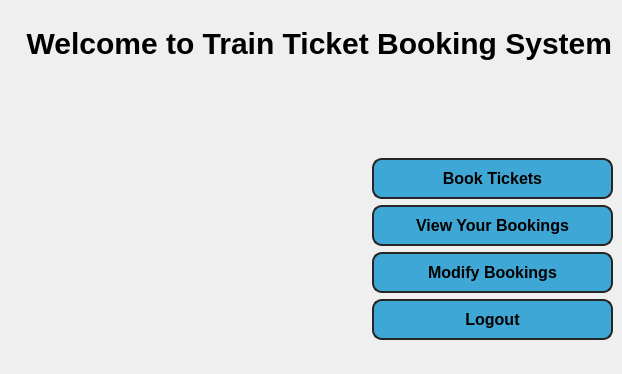
<?xml version="1.0" encoding="UTF-8"?>
<ui version="4.0">
 <class>MainWindow</class>
 <widget class="QMainWindow" name="MainWindow">
  <property name="geometry">
   <rect>
    <x>0</x>
    <y>0</y>
    <width>622</width>
    <height>374</height>
   </rect>
  </property>
  <property name="windowTitle">
   <string>MainWindow</string>
  </property>
  <widget class="QWidget" name="centralwidget">
   <layout class="QVBoxLayout" name="verticalLayout_2">
    <item>
     <widget class="QLabel" name="label">
      <property name="styleSheet">
       <string notr="true">QLabel{
font-size:30px;
color:black;
font-weight: bold;
}</string>
      </property>
      <property name="text">
       <string>  Welcome to Train Ticket Booking System</string>
      </property>
      <property name="alignment">
       <set>Qt::AlignmentFlag::AlignCenter</set>
      </property>
     </widget>
    </item>
    <item>
     <widget class="QLabel" name="label_2">
      <property name="text">
       <string/>
      </property>
     </widget>
    </item>
    <item>
     <layout class="QHBoxLayout" name="horizontalLayout">
      <item>
       <spacer name="horizontalSpacer">
        <property name="orientation">
         <enum>Qt::Orientation::Horizontal</enum>
        </property>
        <property name="sizeHint" stdset="0">
         <size>
          <width>40</width>
          <height>20</height>
         </size>
        </property>
       </spacer>
      </item>
      <item>
       <layout class="QVBoxLayout" name="verticalLayout">
        <item>
         <widget class="QPushButton" name="pushButton">
          <property name="minimumSize">
           <size>
            <width>241</width>
            <height>41</height>
           </size>
          </property>
          <property name="font">
           <font>
            <pointsize>12</pointsize>
            <bold>true</bold>
           </font>
          </property>
          <property name="styleSheet">
           <string notr="true">QPushButton {
    background-color: #3FA7D6;  /* Primary Button Color */
    color: black;  /* Text Color */
    border: 2px solid #252525;
    border-radius: 10px;
    padding: 6px 12px;
    font-weight:bold;
}

QPushButton:hover {
    background-color: #2D89B5;  /* Slightly darker blue for hover effect */
}

QPushButton:pressed {
    background-color: #1F6E96;  /* Even darker blue for pressed state */
}

QPushButton:disabled {
    background-color: #4A4F55;  /* Disabled Button Color */
    color: #7A828A;  /* Dimmed Text Color */
    border: 2px solid #383838;
}

QPushButton[danger=&quot;true&quot;] {
    background-color: #D9534F;  /* Danger Button Color */
    color: #FFFAF0;
}

QPushButton[danger=&quot;true&quot;]:hover {
    background-color: #B5423C;
}

QPushButton[secondary=&quot;true&quot;] {
    background-color: #556B8D;  /* Secondary Button */
    color: #FFFAF0;
}

QPushButton[secondary=&quot;true&quot;]:hover {
    background-color: #485A7A;
}</string>
          </property>
          <property name="text">
           <string>Book Tickets</string>
          </property>
         </widget>
        </item>
        <item>
         <widget class="QPushButton" name="pushButton_2">
          <property name="minimumSize">
           <size>
            <width>241</width>
            <height>41</height>
           </size>
          </property>
          <property name="font">
           <font>
            <pointsize>12</pointsize>
            <bold>true</bold>
           </font>
          </property>
          <property name="styleSheet">
           <string notr="true">QPushButton {
    background-color: #3FA7D6;  /* Primary Button Color */
    color: black;  /* Text Color */
    border: 2px solid #252525;
    border-radius: 10px;
    padding: 6px 12px;
    font-weight:bold;
}

QPushButton:hover {
    background-color: #2D89B5;  /* Slightly darker blue for hover effect */
}

QPushButton:pressed {
    background-color: #1F6E96;  /* Even darker blue for pressed state */
}

QPushButton:disabled {
    background-color: #4A4F55;  /* Disabled Button Color */
    color: #7A828A;  /* Dimmed Text Color */
    border: 2px solid #383838;
}

QPushButton[danger=&quot;true&quot;] {
    background-color: #D9534F;  /* Danger Button Color */
    color: #FFFAF0;
}

QPushButton[danger=&quot;true&quot;]:hover {
    background-color: #B5423C;
}

QPushButton[secondary=&quot;true&quot;] {
    background-color: #556B8D;  /* Secondary Button */
    color: #FFFAF0;
}

QPushButton[secondary=&quot;true&quot;]:hover {
    background-color: #485A7A;
}</string>
          </property>
          <property name="text">
           <string>View Your Bookings</string>
          </property>
         </widget>
        </item>
        <item>
         <widget class="QPushButton" name="pushButton_3">
          <property name="minimumSize">
           <size>
            <width>241</width>
            <height>41</height>
           </size>
          </property>
          <property name="font">
           <font>
            <pointsize>12</pointsize>
            <bold>true</bold>
           </font>
          </property>
          <property name="styleSheet">
           <string notr="true">QPushButton {
    background-color: #3FA7D6;  /* Primary Button Color */
    color: black;  /* Text Color */
    border: 2px solid #252525;
    border-radius: 10px;
    padding: 6px 12px;
    font-weight:bold;
}

QPushButton:hover {
    background-color: #2D89B5;  /* Slightly darker blue for hover effect */
}

QPushButton:pressed {
    background-color: #1F6E96;  /* Even darker blue for pressed state */
}

QPushButton:disabled {
    background-color: #4A4F55;  /* Disabled Button Color */
    color: #7A828A;  /* Dimmed Text Color */
    border: 2px solid #383838;
}

QPushButton[danger=&quot;true&quot;] {
    background-color: #D9534F;  /* Danger Button Color */
    color: #FFFAF0;
}

QPushButton[danger=&quot;true&quot;]:hover {
    background-color: #B5423C;
}

QPushButton[secondary=&quot;true&quot;] {
    background-color: #556B8D;  /* Secondary Button */
    color: #FFFAF0;
}

QPushButton[secondary=&quot;true&quot;]:hover {
    background-color: #485A7A;
}</string>
          </property>
          <property name="text">
           <string>Modify Bookings</string>
          </property>
         </widget>
        </item>
        <item>
         <widget class="QPushButton" name="logoutButton">
          <property name="minimumSize">
           <size>
            <width>0</width>
            <height>41</height>
           </size>
          </property>
          <property name="font">
           <font>
            <pointsize>12</pointsize>
            <bold>true</bold>
           </font>
          </property>
          <property name="styleSheet">
           <string notr="true">QPushButton {
    background-color: #3FA7D6;  /* Primary Button Color */
    color: black;  /* Text Color */
    border: 2px solid #252525;
    border-radius: 10px;
    padding: 6px 12px;
    font-weight:bold;
}

QPushButton:hover {
    background-color: #2D89B5;  /* Slightly darker blue for hover effect */
}

QPushButton:pressed {
    background-color: #1F6E96;  /* Even darker blue for pressed state */
}

QPushButton:disabled {
    background-color: #4A4F55;  /* Disabled Button Color */
    color: #7A828A;  /* Dimmed Text Color */
    border: 2px solid #383838;
}

QPushButton[danger=&quot;true&quot;] {
    background-color: #D9534F;  /* Danger Button Color */
    color: #FFFAF0;
}

QPushButton[danger=&quot;true&quot;]:hover {
    background-color: #B5423C;
}

QPushButton[secondary=&quot;true&quot;] {
    background-color: #556B8D;  /* Secondary Button */
    color: #FFFAF0;
}

QPushButton[secondary=&quot;true&quot;]:hover {
    background-color: #485A7A;
}</string>
          </property>
          <property name="text">
           <string>Logout</string>
          </property>
         </widget>
        </item>
       </layout>
      </item>
     </layout>
    </item>
    <item>
     <spacer name="verticalSpacer">
      <property name="orientation">
       <enum>Qt::Orientation::Vertical</enum>
      </property>
      <property name="sizeType">
       <enum>QSizePolicy::Policy::Fixed</enum>
      </property>
      <property name="sizeHint" stdset="0">
       <size>
        <width>20</width>
        <height>25</height>
       </size>
      </property>
     </spacer>
    </item>
   </layout>
  </widget>
 </widget>
 <resources/>
 <connections/>
</ui>
